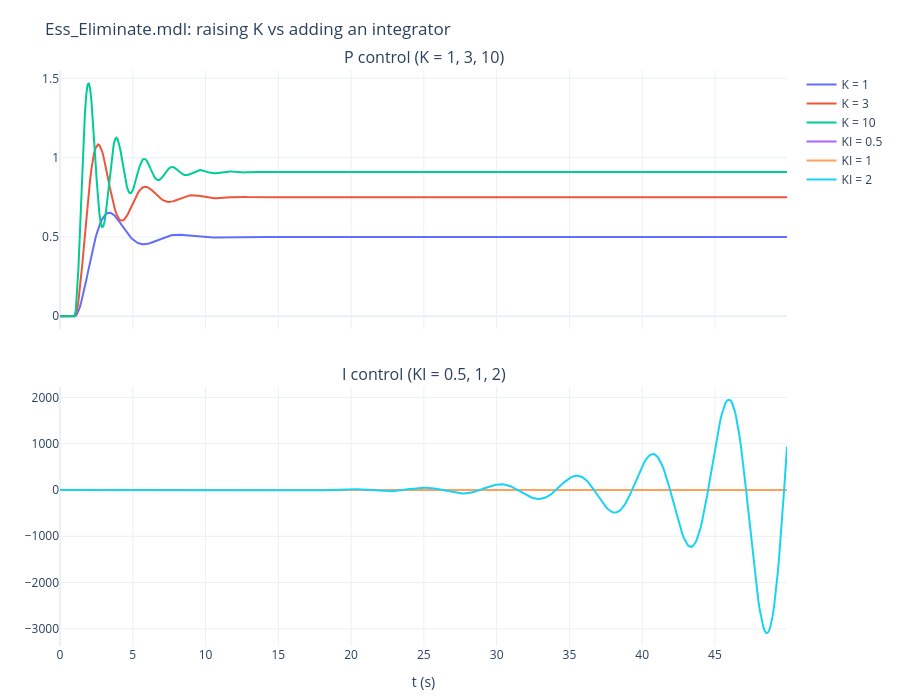

This figure's notebook cell:
### Markdown cell above
## 4. 消除 Type 0 系統的步階誤差 `Ess_Eliminate.mdl`

模型上下兩個迴路，受控體都是 $G(s)=\dfrac{1}{s^2+s+1}$，模擬 50 秒：

* 上：P 控制 $K=3$ ⇒ $K_p=K$，$e_{ss}=\dfrac{1}{1+K}=0.25$。網頁說 Try $K=1,3,\dots$：$K$ 越大誤差越小，但永遠不是 0。
* 下：$K_I=0.5$ → 積分器 → $G(s)$，開迴路 $\dfrac{K_I}{s(s^2+s+1)}$ 變成 Type 1 ⇒ $e_{ss}=0$。
  網頁說 Try $K_I=1$、$K_I=2$：特性方程式 $s^3+s^2+s+K_I=0$，Routh 條件 $1\times1>K_I$，$K_I=1$ 臨界穩定、$K_I=2$ 不穩定。

### Code cell
G = TF([1], [1, 1, 1])
panels = {"P control (K = 1, 3, 10)": []}
for K in (1, 3, 10):
    t, rv, y, e = unity_loop(G, step, 50, K=K)
    print(f"Ess_Eliminate P control K = {K:2d}: e(50) = {np.round(e[-1], 4) + 0.0:.4f} (theory 1/(1+K) = {1 / (1 + K):.4f})")
    panels["P control (K = 1, 3, 10)"].append((f"K = {K}", y))


def i_loop(KI, T=50):
    def rhs(t, s):
        x, z = s[:G.n], s[G.n]
        e = step(t) - G.y(x)
        return np.r_[G.dx(x, z), KI * e]                              # Sum1 → KI → Integrator → G(s)
    t, X = simulate(rhs, np.zeros(G.n + 1), T, breaks=(1,))
    return t, G.C @ X[:G.n]


panels["I control (KI = 0.5, 1, 2)"] = []
for KI in (0.5, 1, 2):
    t, y = i_loop(KI)
    poles = np.roots([1, 1, 1, KI])
    print(f"Ess_Eliminate I control KI = {KI}: max Re(pole) = {np.round(poles.real.max(), 4) + 0.0:+.4f}, y(50) = {y[-1]:.4f}")
    panels["I control (KI = 0.5, 1, 2)"].append((f"KI = {KI}", y))
scope(t, panels, "Ess_Eliminate.mdl: raising K vs adding an integrator")

### Figure 1 — Plotly figure (JSON) as saved in the notebook; plotly's stock layout.template omitted (floating-point values rounded to 4 significant figures; data arrays with more than 128 entries replaced by an {"elided": "..."} marker saying what was removed)
{"data": [{"mode": "lines", "name": "K = 1", "type": "scatter", "x": {"elided": "556 float values"}, "xaxis": "x", "y": {"elided": "556 float values"}, "yaxis": "y"}, {"mode": "lines", "name": "K = 3", "type": "scatter", "x": {"elided": "556 float values"}, "xaxis": "x", "y": {"elided": "556 float values"}, "yaxis": "y"}, {"mode": "lines", "name": "K = 10", "type": "scatter", "x": {"elided": "556 float values"}, "xaxis": "x", "y": {"elided": "556 float values"}, "yaxis": "y"}, {"mode": "lines", "name": "KI = 0.5", "type": "scatter", "x": {"elided": "556 float values"}, "xaxis": "x2", "y": {"elided": "556 float values"}, "yaxis": "y2"}, {"mode": "lines", "name": "KI = 1", "type": "scatter", "x": {"elided": "556 float values"}, "xaxis": "x2", "y": {"elided": "556 float values"}, "yaxis": "y2"}, {"mode": "lines", "name": "KI = 2", "type": "scatter", "x": {"elided": "556 float values"}, "xaxis": "x2", "y": {"elided": "556 float values"}, "yaxis": "y2"}], "layout": {"annotations": [{"font": {"size": 16}, "showarrow": false, "text": "P control (K = 1, 3, 10)", "x": 0.5, "xanchor": "center", "xref": "paper", "y": 1.0, "yanchor": "bottom", "yref": "paper"}, {"font": {"size": 16}, "showarrow": false, "text": "I control (KI = 0.5, 1, 2)", "x": 0.5, "xanchor": "center", "xref": "paper", "y": 0.45, "yanchor": "bottom", "yref": "paper"}], "height": 700, "margin": {"b": 50, "l": 60, "r": 20, "t": 70}, "title": {"text": "Ess_Eliminate.mdl: raising K vs adding an integrator"}, "xaxis": {"anchor": "y", "domain": [0.0, 1.0], "matches": "x2", "showticklabels": false}, "xaxis2": {"anchor": "y2", "domain": [0.0, 1.0], "title": {"text": "t (s)"}}, "yaxis": {"anchor": "x", "domain": [0.55, 1.0]}, "yaxis2": {"anchor": "x2", "domain": [0.0, 0.45]}}}
